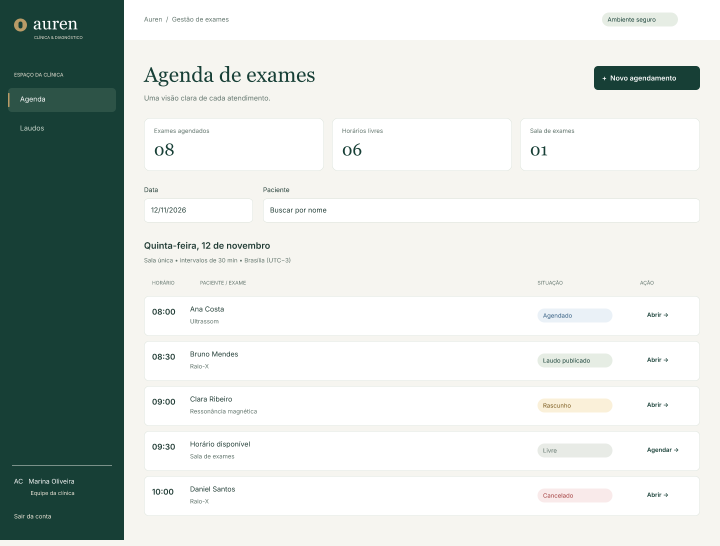
#> input picture Design System/previews-desktop/02 · Agenda.png, 1440 x 1092 px, found by its file name (shown at 1/2 size)
$ python preview_auren.py
#> lines starting #> are read from the running program, lines starting #| are printed output that depends on the picture
from PIL import Image,ImageDraw,ImageFont
from pathlib import Path
import json,zipfile
R=Path(__file__).resolve().parent.parent
font=ImageFont.truetype('C:/Windows/Fonts/arial.ttf',20)
title=ImageFont.truetype('C:/Windows/Fonts/georgia.ttf',58)
small=ImageFont.truetype('C:/Windows/Fonts/arial.ttf',16)
def pic(canvas,fn,x,y,w,h=None):
 im=Image.open(R/'work'/fn).convert('RGB')
 if h:im=im.crop((0,0,im.width,min(im.height,round(h*im.width/w))))
 im=im.resize((w,round(im.height*w/im.width)),Image.Resampling.LANCZOS);canvas.paste(im,(x,y));return im.height
im=Image.new('RGB',(1880,1390),'#E6E9E1');d=ImageDraw.Draw(im)
#> after `im = Image.new('RGB', (1880, 1390), '#E6E9E1')`:
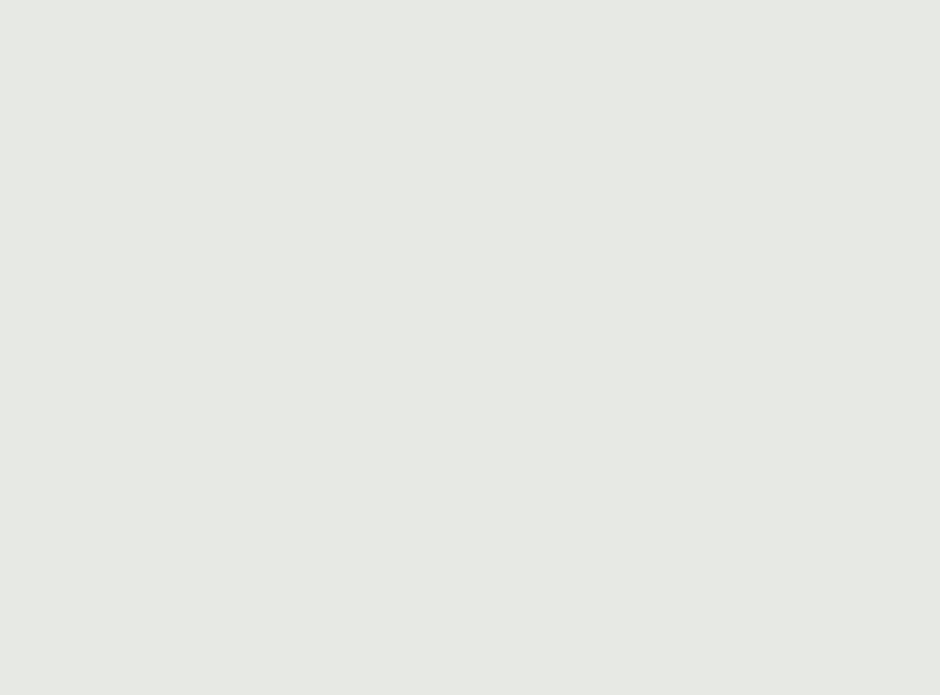
#> im: PIL image 1880x1390 RGB (shown at 1/2 size); mean R, G, B 230, 233, 225
d.text((60,42),'Auren',font=title,fill='#173F36');d.text((63,126),'CLÍNICA & DIAGNÓSTICO  /  DESIGN SYSTEM',font=font,fill='#60736B')
pic(im,'previews-desktop/02 · Agenda.png',60,210,1050)
pic(im,'previews-tablet/16 · Portal.png',1150,210,410,1000)
#> call 2 of pic, with fn = 'previews-tablet/16 · Portal.png', x = 1150, y = 210, w = 410, h = 1000
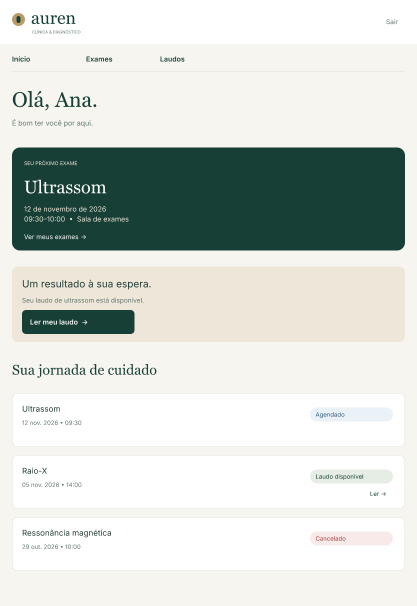
#> input picture Design System/previews-tablet/16 · Portal.png, 834 x 1212 px, found by its file name (shown at 1/2 size)
#> in pic (call 2), `canvas.paste(im, (x, y))`:
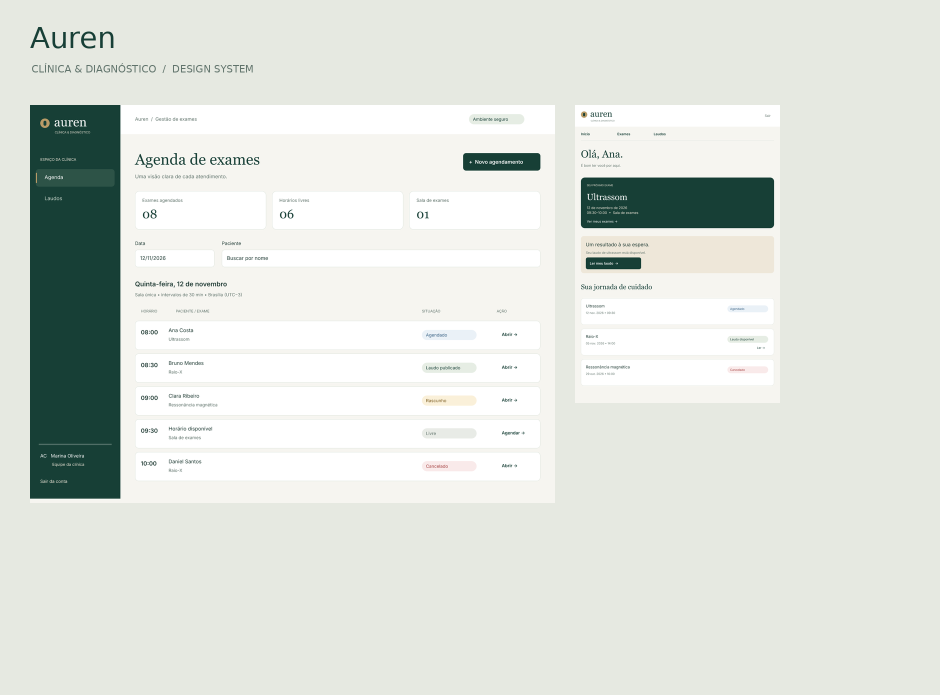
#> canvas: PIL image 1880x1390 RGB (shown at 1/2 size); mean R, G, B 220.9, 225.5, 219.1
pic(im,'previews-mobile/03 · Agendar.png',1600,210,230)
#> call 3 of pic, with fn = 'previews-mobile/03 · Agendar.png', x = 1600, y = 210, w = 230
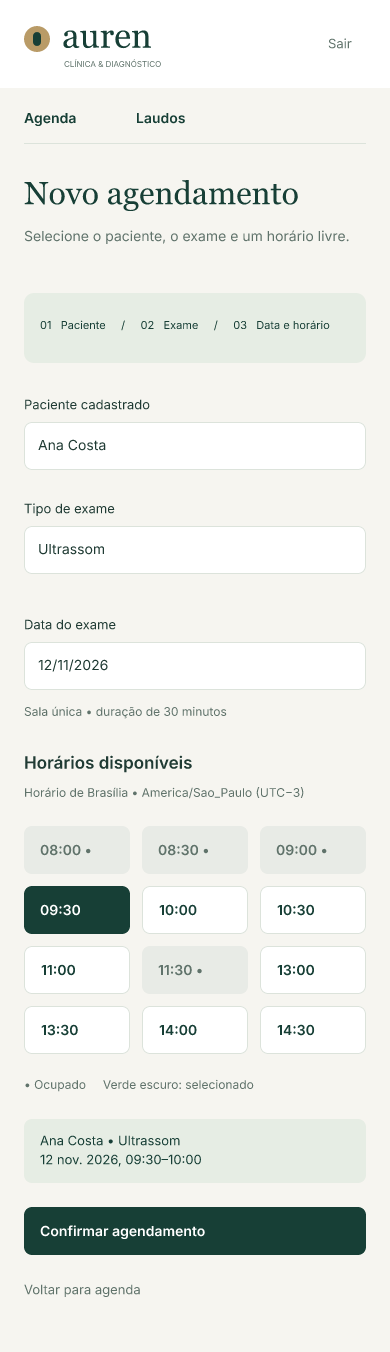
#> input picture Design System/previews-mobile/03 · Agendar.png, 390 x 1352 px, found by its file name
#> in pic (call 3), `im = im.resize((w, round(im.height * w / im.width)), Image.Resampling.`:
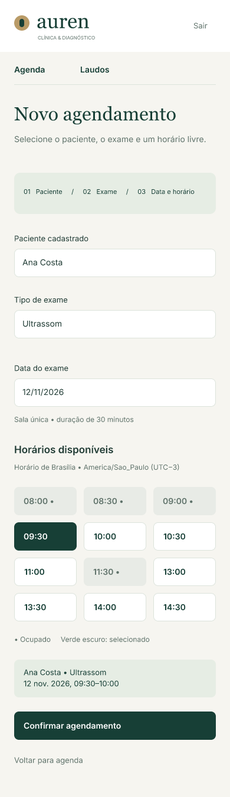
#> im: PIL image 230x797 RGB; mean R, G, B 232.8, 235.2, 230.6
d.text((60,1050),'DESKTOP / 1440',font=small,fill='#173F36');d.text((1150,843),'TABLET / 834',font=small,fill='#173F36');d.text((1600,1030),'MOBILE / 390',font=small,fill='#173F36')
for j,(c,label) in enumerate([('#173F36','Forest'),('#F6F5F0','Ivory'),('#E6EDE4','Sage'),('#B99B67','Champagne')]):
 x=60+j*267;d.rounded_rectangle((x,1115,x+240,1183),8,fill=c);d.text((x,1200),label,font=font,fill='#173F36')
d.text((60,1297),'Georgia + Inter    •    63 telas    •    26 componentes    •    Desktop, tablet e mobile',font=font,fill='#60736B')
im.save(R/'outputs/Auren-preview.png')
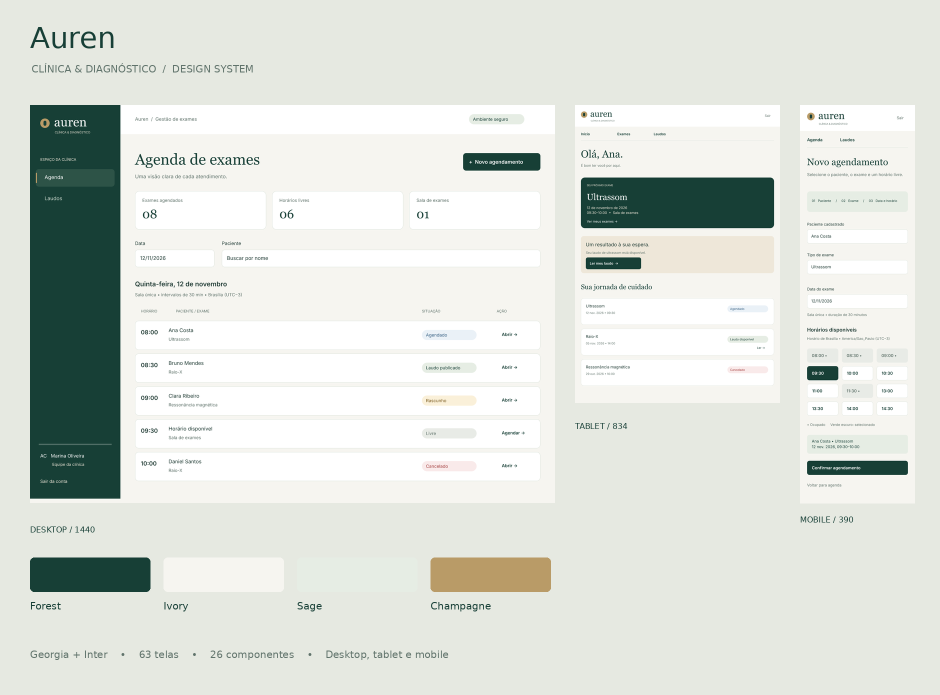
#> saved as Auren-preview.png: PIL image 1880x1390 RGB (shown at 1/2 size); mean R, G, B 219.3, 223.9, 217.5
for viewport in ['desktop','tablet','mobile']:
 files=sorted((R/'work'/('previews-'+viewport)).glob('*.png'));cellw=300 if viewport=='mobile' else 440;cellh=530;columns=4;rows=(len(files)+3)//4
 board=Image.new('RGB',(columns*cellw,rows*cellh),'#DDE2DA');bd=ImageDraw.Draw(board)
 for j,p in enumerate(files):
  thumb=Image.open(p);thumb.thumbnail((cellw-20,cellh-50));x=(j%columns)*cellw+10;y=(j//columns)*cellh+34;board.paste(thumb,(x,y));bd.text((x,y-27),p.stem,font=small,fill='#173F36')
#> further down, thumb is the input picture: PIL image 1440x1092 RGBA; mean R, G, B, A 208.8, 215.7, 212, 255
#> after `board.paste(thumb, (x, y))`:
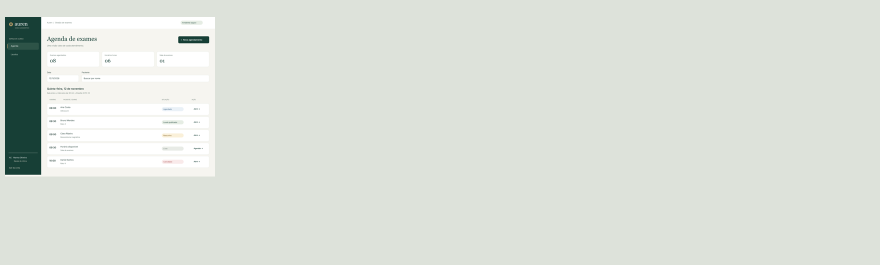
#> board: PIL image 1760x530 RGB (shown at 1/2 size); mean R, G, B 219.2, 224.5, 217.1
 board.save(R/'work'/f'contact-{viewport}.png')
#> (the run stopped early here; a loop or call above may not have finished)
